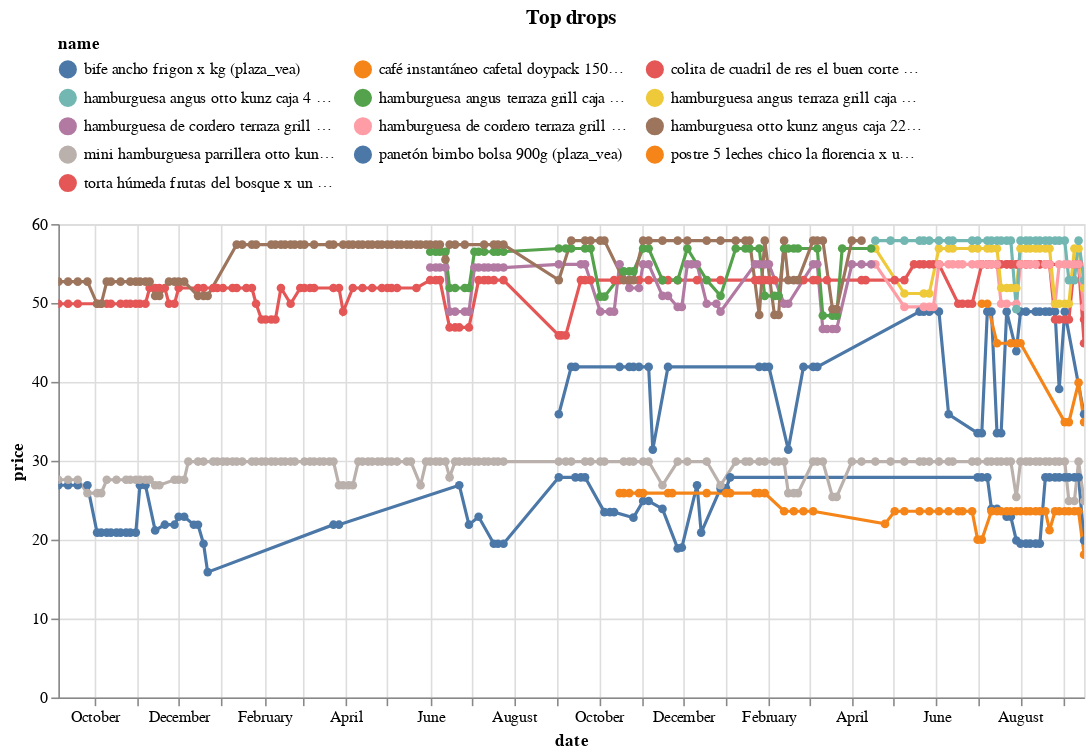

Here is the notebook cell this chart was saved with:
### Code cell
(top_changes_abs
 .sort_values('change')
 .head(10)
 .pipe(plot_changes, 'Top drops')
)

### Figure 1 — Vega-Lite specification as saved in the notebook (floating-point values rounded to 4 significant figures; data arrays with more than 128 entries replaced by an {"elided": "..."} marker saying what was removed)
{"config": {"view": {"continuousWidth": 300, "continuousHeight": 300}, "legend": {"columns": 3, "orient": "top"}}, "data": {"name": "data-09f0f5fea126cb8490027768631dd932"}, "mark": {"type": "line", "point": true}, "encoding": {"color": {"field": "name", "scale": {"domain": ["bife ancho frigon x kg (plaza_vea)", "café instantáneo cafetal doypack 150g (plaza_vea)", "colita de cuadril de res el buen corte (plaza_vea)", "hamburguesa angus otto kunz caja 4 un (plaza_vea)", "hamburguesa angus terraza grill caja 4un (plaza_vea)", "hamburguesa angus terraza grill caja x 4 un (plaza_vea)", "hamburguesa de cordero terraza grill caja 4un (plaza_vea)", "hamburguesa de cordero terraza grill caja x 4un (plaza_vea)", "hamburguesa otto kunz angus caja 225g (plaza_vea)", "mini hamburguesa parrillera otto kunz caja 600g (plaza_vea)", "panetón bimbo bolsa 900g (plaza_vea)", "postre 5 leches chico la florencia x un (plaza_vea)", "torta húmeda frutas del bosque x un (plaza_vea)"]}, "type": "nominal"}, "tooltip": [{"field": "name", "type": "nominal"}, {"field": "price", "type": "quantitative"}, {"field": "last_price", "type": "quantitative"}], "x": {"field": "date", "type": "temporal"}, "y": {"field": "price", "type": "quantitative"}}, "params": [{"name": "param_9", "select": {"type": "point", "fields": ["name"]}, "bind": "legend"}, {"name": "param_10", "select": {"type": "interval", "encodings": ["x", "y"]}, "bind": "scales"}], "title": "Top drops", "transform": [{"filter": {"param": "param_9"}}], "width": 650, "$schema": "https://vega.github.io/schema/vega-lite/v5.20.1.json", "datasets": {"data-09f0f5fea126cb8490027768631dd932": {"elided": "746 records"}}}
